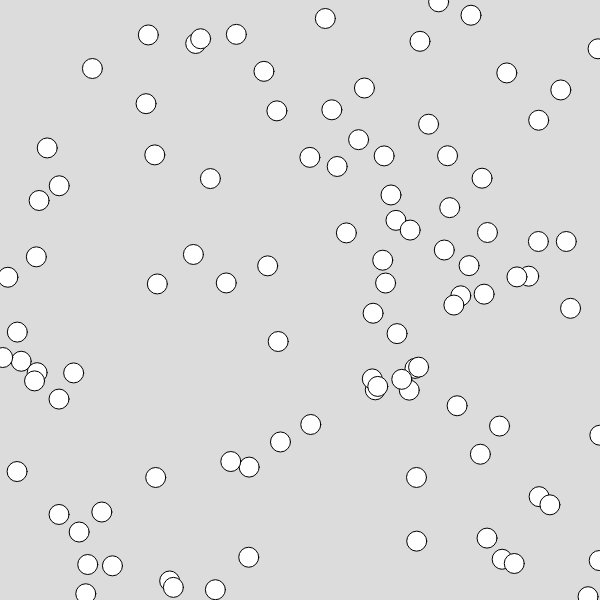
Frame 1 (no input)
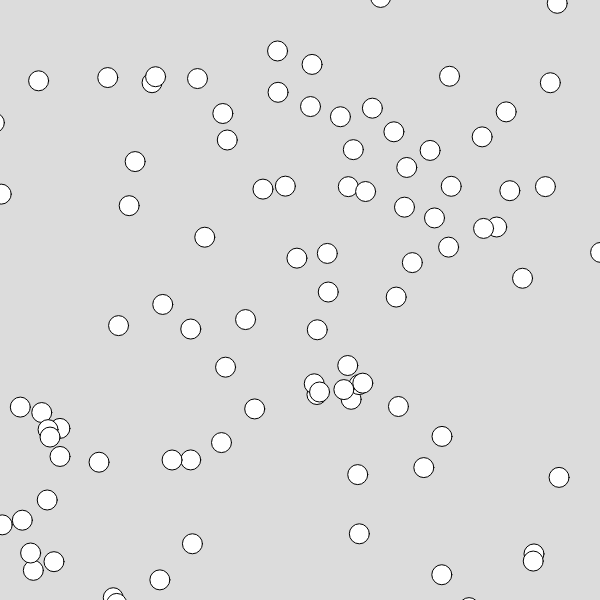
Frame 60 (no input)
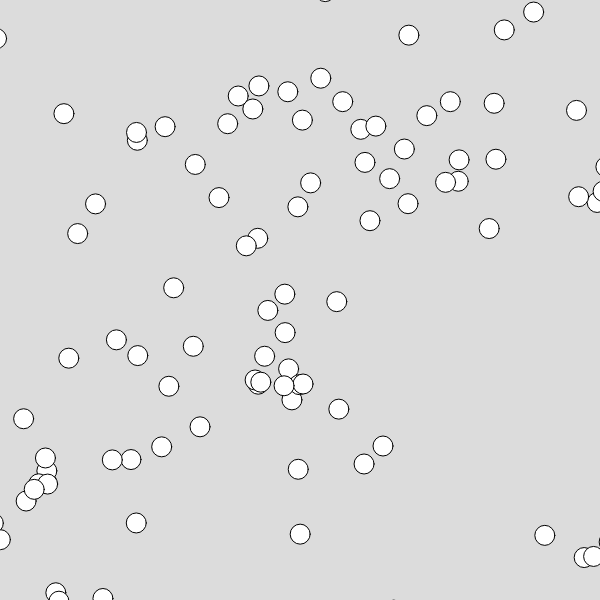
Frame 120 (the mouse pressed at the canvas centre since frame 60)

The p5.js sketch that drew these frames (run headless with seeded random() and noise() and a simulated clock; from frame 60 on, the mouse is pressed at the canvas centre):

// p5.js sketch
// ── sketch.js
let field;
let balls=[];
let count=100;
function setup() {
  createCanvas(600, 600);
  field=new flowfield(20,width,height);
  field.addVectors();
  for(let i=0;i<count;i++){
    balls.push(createVector(random(width),random(height)));
  }
  
}

function draw() {
  background(220);
  //field.show();
  for(let b of balls){
    circle(b.x,b.y,20);
    b.add(field.lookup(b.x,b.y));
    if(b.x<-20){
      b.x=width+20;
    }else if(b.x>width+20){
      b.x=-20;
    }
    if(b.y<-20){
      b.y=height+20;
    }else if(b.y>height+20){
      b.y=-20;
    }
  }
}
// ── flowfield.js
class flowfield{
    constructor(res,w,h){
      this.resu=res;
      this.cols=w/res;
      this.rows=h/res;
      this.array=new Array(this.cols);
      for(let i=0;i<this.cols;i++){
        this.array[i]=new Array(this.rows);
      }
    }
    addVectors(){
      let xoff=0;
      for(let c=0;c<this.cols;c++){
        let yoff=0;
        for(let r=0;r<this.rows;r++){
          let angle=map(noise(xoff,yoff),0,1,0,2*PI);
  
          this.array[c][r]=p5.Vector.fromAngle(angle);
          yoff+=0.1;
        }
        xoff+=0.1;
      }
    }
    lookup(x,y){
      let column=constrain(floor(x/this.resu),0,this.cols-1);
      let row=constrain(floor(y/this.resu),0,this.rows-1);
      return this.array[column][row];
    }
    
    show(){
      for(let c=0;c<this.cols;c++){
        for(let r=0;r<this.rows;r++){
          let x=c*this.resu;
          let y=r*this.resu;
          let linex=x;
          let liney=y+this.resu/2
          square(x,y,this.resu);
          strokeWeight(2);
          line(linex,liney, linex+(this.array[c][r].x*this.resu)/2,liney+(this.array[c][r].y*this.resu)/2)
        }
      }
    }
  }
